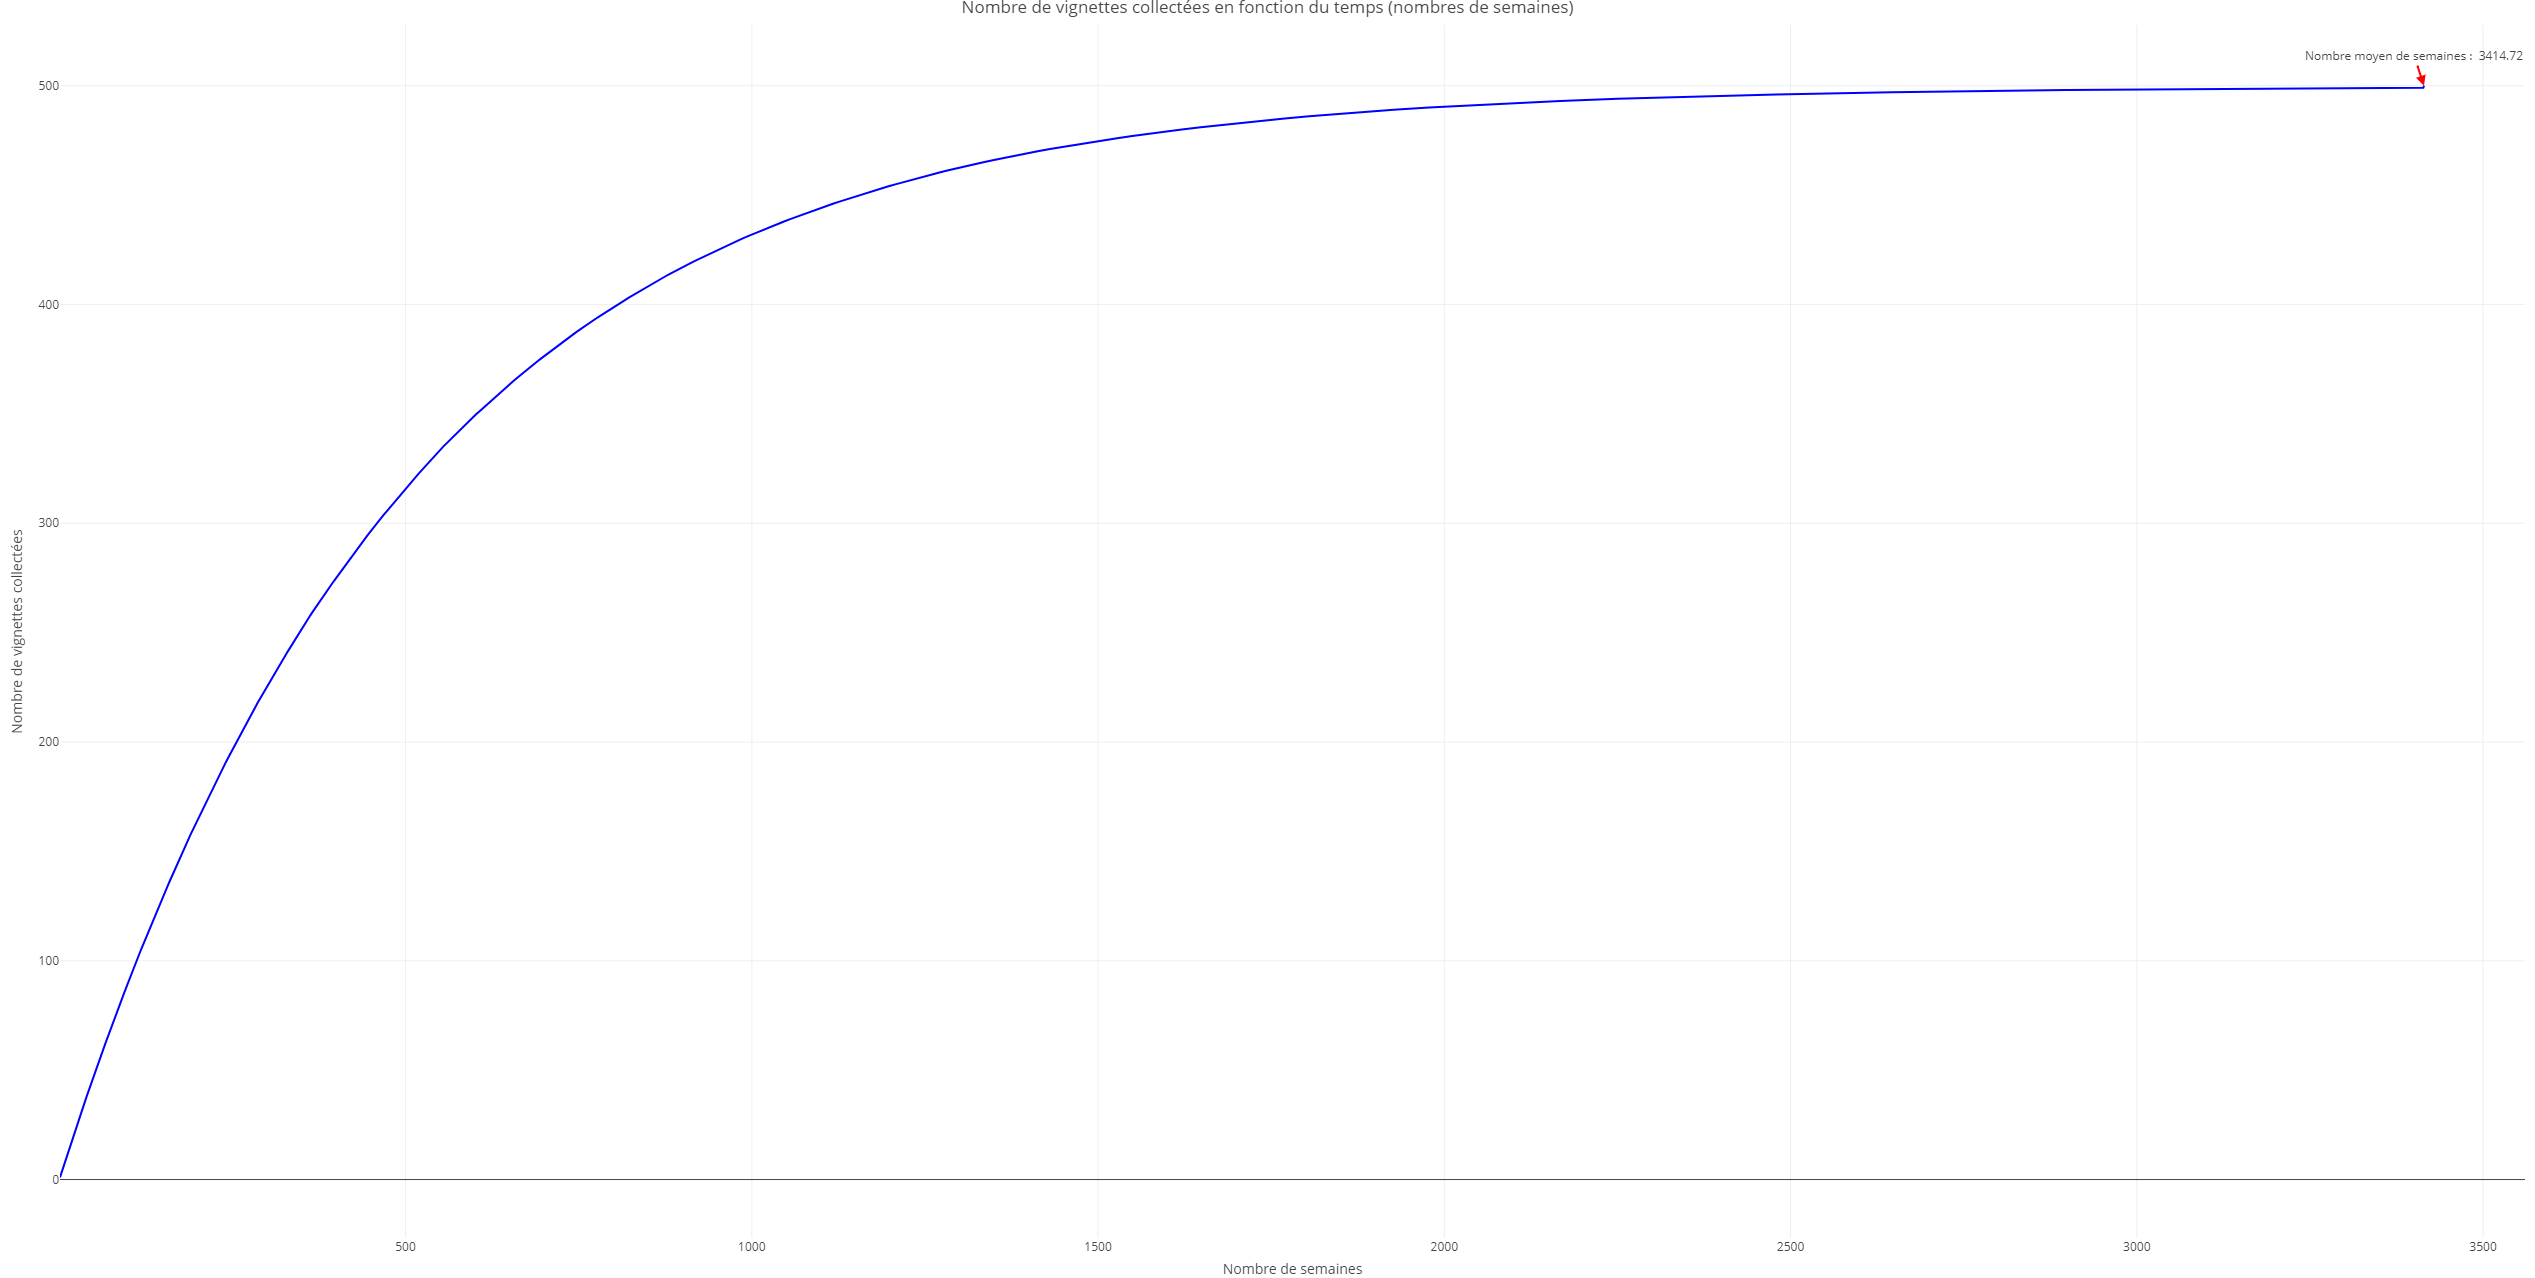

Source code (R):
# Install and load the required library
# install.packages("plotly")
library(plotly)

# Définir le nombre total de vignettes dans la collection
N <- 500

# Fonction pour simuler une semaine d'achat de paquets de céréales
achat_semaine <- function(N) {
  # Initialiser un vecteur pour suivre les vignettes collectées
  collection <- rep(0, N)
  
  # Compteur de semaines
  semaines <- 0
  semaines_vs_vignettes <- numeric(N)
  
  # Tant qu'il reste des vignettes à collecter
  while (sum(collection) < N) {
    # Acheter un paquet de céréales
    paquet <- sample(1:N, 1)
    
    # Mettre à jour la collection
    collection[paquet] <- 1
    
    # Augmenter le compteur de semaines
    semaines <- semaines + 1
    
    # Enregistrer le nombre de semaines pour le nombre de vignettes collectées
    semaines_vs_vignettes[sum(collection)] <- semaines
  }
  
  return(semaines_vs_vignettes)
}

# Répéter la simulation un grand nombre de fois pour obtenir une estimation
# du nombre moyen de semaines nécessaires pour compléter la collection
nombre_simulations <- 1000
resultats <- replicate(nombre_simulations, achat_semaine(N))

# Calculer la moyenne des résultats
moyenne <- apply(resultats, 1, mean)

# Afficher le résultat
cat("Nombre moyen de semaines pour compléter la collection :", moyenne[N], "\n")

# Tracer la courbe avec plotly
plot_data <- data.frame(Weeks = moyenne, Vignettes = 1:N)

p <- plot_ly(data = plot_data, x = ~Weeks, y = ~Vignettes, type = 'scatter', mode = 'lines', line = list(color = 'blue'), name = 'Simulation') %>%
  layout(
    xaxis = list(title = 'Nombre de semaines'),
    yaxis = list(title = 'Nombre de vignettes collectées'),
    title = 'Nombre de vignettes collectées en fonction du temps (nombres de semaines)'
  )

# Ajouter une annotation pour le nombre moyen de semaines
p <- add_annotations(
  p,
  x = moyenne[N], y = N,
  text = paste("Nombre moyen de semaines : ", round(moyenne[N], 2)),
  showarrow = TRUE,
  arrowhead = 2,
  arrowsize = 1,
  arrowwidth = 2,
  arrowcolor = "red"
)

# Afficher le graphe
p
